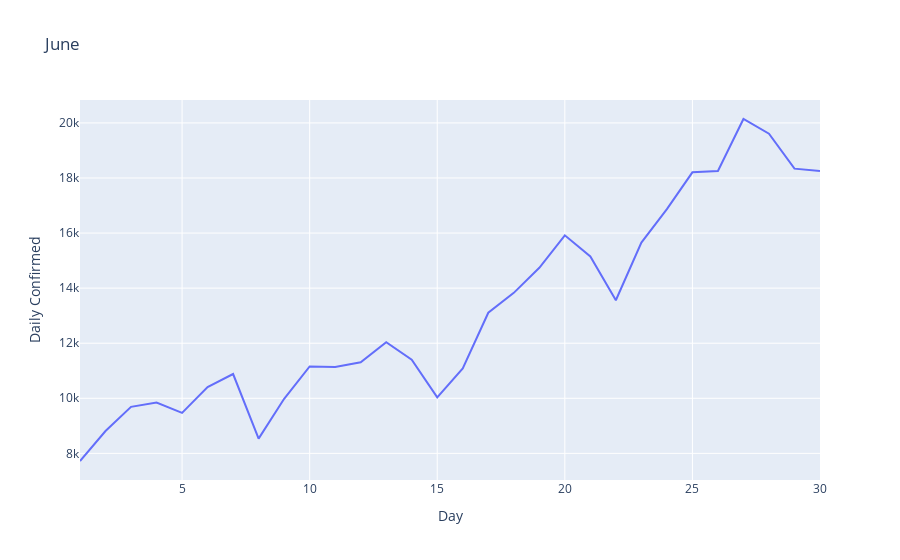

The notebook cell this image was saved under:
### Code cell
px.line(y,x='Day',y='Daily Confirmed',title=n)

### Figure 1 — Plotly figure (JSON) as saved in the notebook; plotly's stock layout.template omitted (floating-point values rounded to 4 significant figures)
{"data": [{"hovertemplate": "Day=%{x}<br>Daily Confirmed=%{y}<extra></extra>", "legendgroup": "", "line": {"color": "#636efa", "dash": "solid"}, "mode": "lines", "name": "", "orientation": "v", "showlegend": false, "type": "scatter", "x": [1, 2, 3, 4, 5, 6, 7, 8, 9, 10, 11, 12, 13, 14, 15, 16, 17, 18, 19, 20, 21, 22, 23, 24, 25, 26, 27, 28, 29, 30], "xaxis": "x", "y": [7723, 8812, 9689, 9847, 9472, 10408, 10882, 8536, 9981, 11156, 11135, 11306, 12039, 11405, 10032, 11086, 13108, 13829, 14740, 15918, 15151, 13560, 15656, 16868, 18205, 18255, 20142, 19610, 18339, 18256], "yaxis": "y"}], "layout": {"legend": {"tracegroupgap": 0}, "title": {"text": "June"}, "xaxis": {"anchor": "y", "domain": [0, 1], "title": {"text": "Day"}}, "yaxis": {"anchor": "x", "domain": [0, 1], "title": {"text": "Daily Confirmed"}}}}
